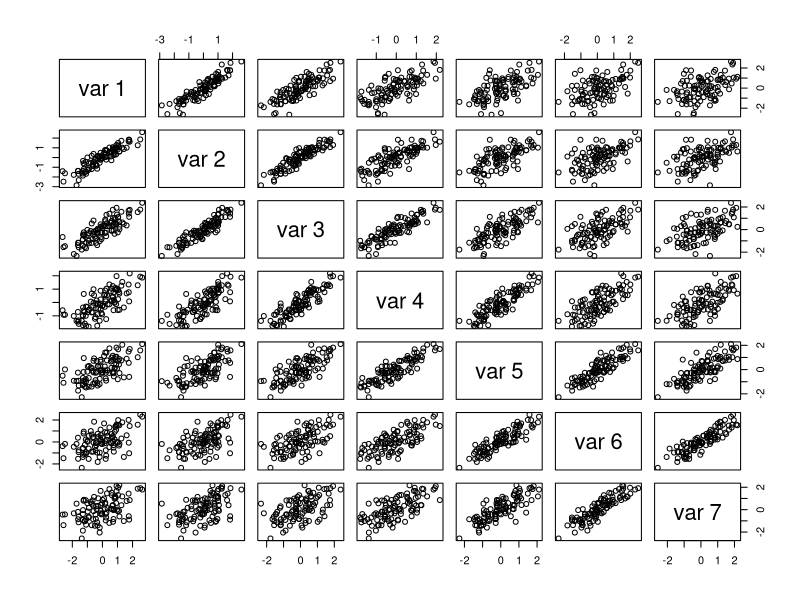
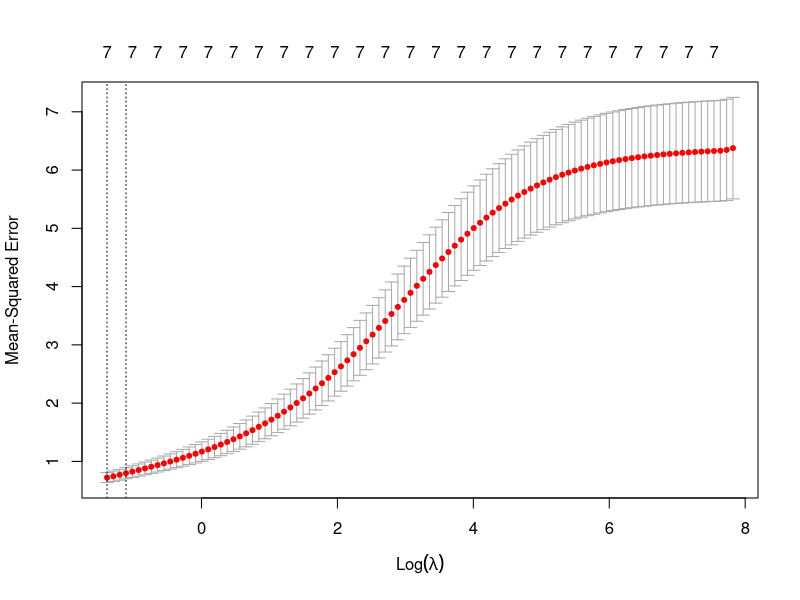
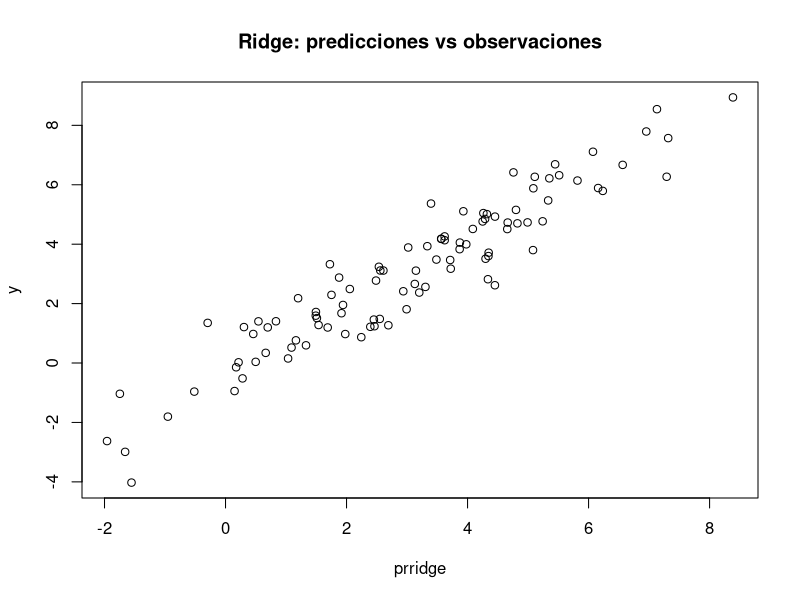
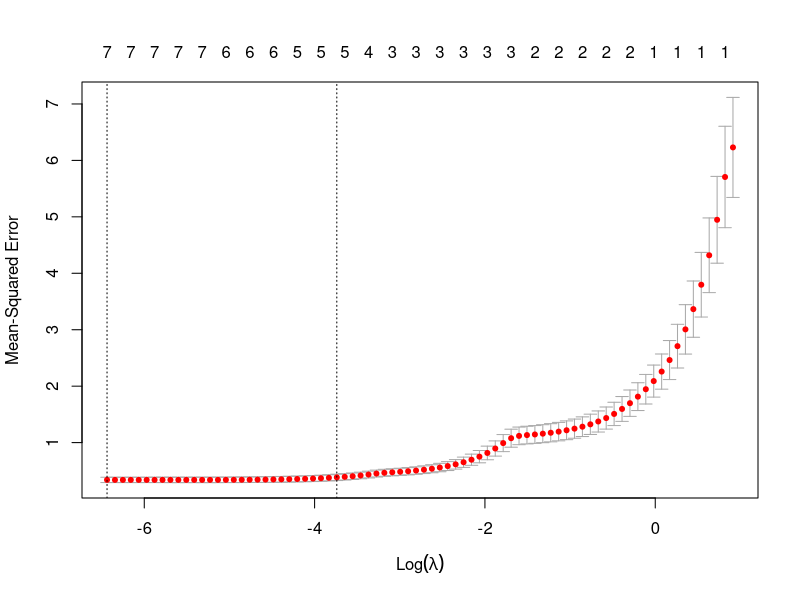
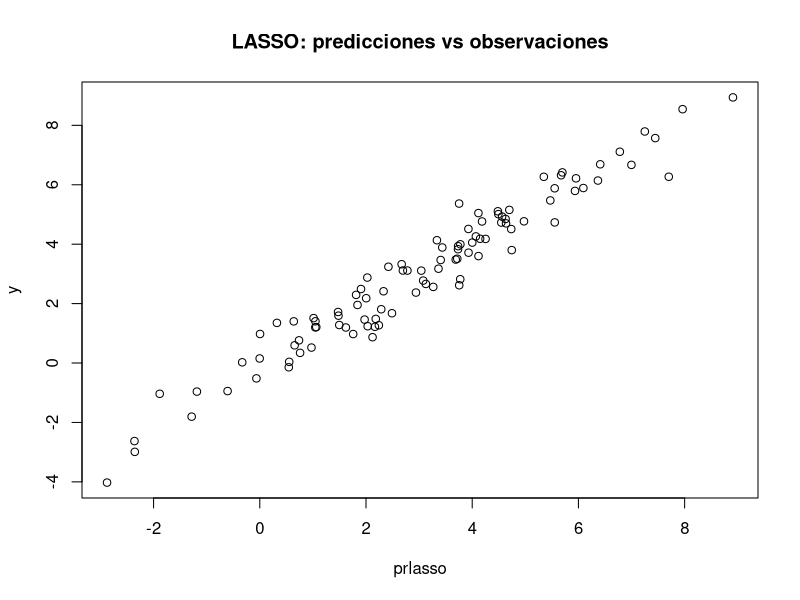
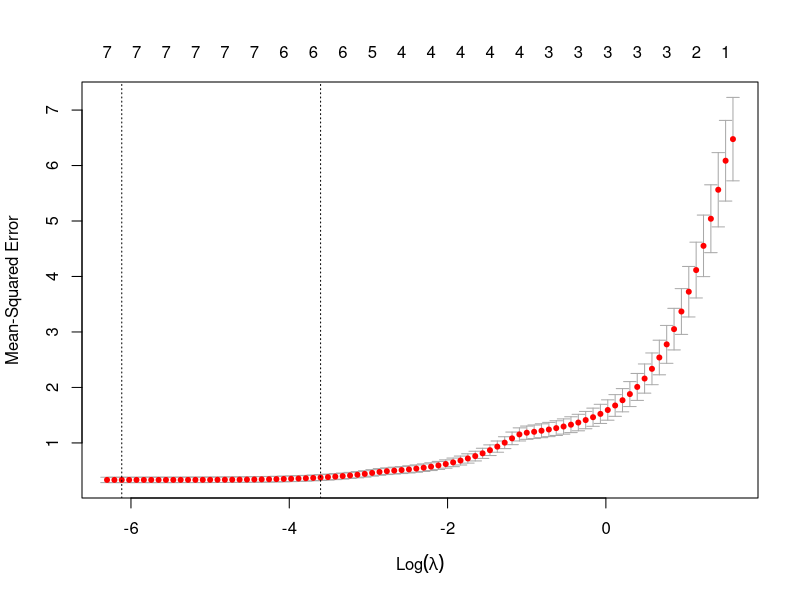
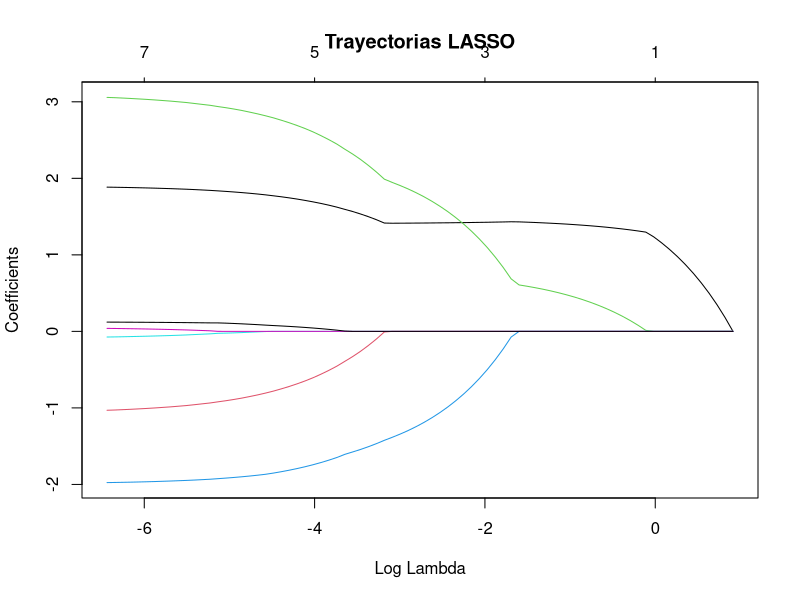

Write the R code that produced these figures, in order.
###
### Simulación de datos multivariados y modelos lineales con regularización
###

# Cargar librería necesaria para generar datos multivariados normales
library(MASS)

# Ayuda sobre mvrnorm: genera muestras de una distribución normal multivariada
?mvrnorm

# Media de cada variable: vector de ceros de longitud 7
mu <- rep(0, 7)

# Ayuda sobre toeplitz: crea una matriz de correlación con estructura de autocorrelación
?toeplitz

# Matriz de covarianzas: correlaciones decrecientes 0.9^|i-j|
Sigma <- toeplitz(0.9 ^ c(0:6))

# Fijar semilla para reproducibilidad
set.seed(20250423)

# Generar una matriz X (100 observaciones x 7 variables correlacionadas)
X <- mvrnorm(n = 100, mu, Sigma)

# Visualización de las relaciones bivariadas entre las variables
pairs(X)

# Añadir columna de 1s para el intercepto
Xe <- cbind(rep(1, 100), X)

# Coeficientes verdaderos: solo las primeras 5 variables son relevantes
beta <- c(3, 2, -1, 3, -2, 0, 0, 0)  # beta_0 (intercepto), X1..X7

# Generar respuesta con error normal (sd = 0.5)
y <- Xe %*% beta + rnorm(100, sd = 0.5)

# Ajustar un modelo lineal múltiple con todas las variables
rlm <- lm(y ~ X)
summary(rlm)

# Calcular el error estándar residual (RSE) manualmente
sqrt(sum(residuals(rlm)^2) / 92)  # grados de libertad = n - p = 100 - 8

# Separar variables relevantes (X1 a X4) y no relevantes (X5 a X7)
lvar1 <- c(1:4)
X1 <- Xe[, lvar1]
X2 <- Xe[, -lvar1]  # incluye intercepto y X5..X7

# Proyección sobre el espacio generado por X1
P1 <- solve(t(X1) %*% X1) %*% t(X1)

# Estimación parcial de los coeficientes de X1
beta1s <- P1 %*% y

# Matriz de proyección H1 = X1 * (X1'X1)^(-1) * X1'
H1 <- X1 %*% P1
I <- diag(100)  # matriz identidad

# Estimación de beta2 (coeficientes de X2 ajustando por X1)
beta2 <- solve(t(X2) %*% (I - H1) %*% X2) %*% t(X2) %*% (I - H1) %*% y

# Estimación de beta1 ajustando por X2
beta1 <- P1 %*% (y - X2 %*% beta2)

######################

# Reformular como data.frame para usar fórmula
df <- data.frame(y = y, X = X)

# Modelo lineal con todas las variables (X1..X7)
rlm <- lm(y ~ ., data = df)
summary(rlm)

# Eliminar una variable (X.6) y volver a ajustar el modelo
rlm2 <- update(rlm, . ~ . - X.6)
summary(rlm2)

# Aplicar selección de variables paso a paso (AIC con k = 2)
?step
rstep <- step(rlm, k = 2)

# Alternativa: selección por BIC (k = log(n))
rstep <- step(rlm, k = log(100))
summary(rstep)

# Influencia de observaciones (valores altos de leverage)
infl <- influence(rstep)
which(infl$hat > 3 * length(coef(rstep)) / 100)  # observaciones influyentes

# Valores estandarizados de los residuos
rs <- rstandard(rstep)
quantile(rs, c(.01, .025, .05, 0.95, .975, .99))  # comparación con normal
qnorm(c(.01, .025, .05, 0.95, .975, .99))

# Residuos studentizados
rst <- rstudent(rstep)
quantile(rst, c(.01, .025, .05, 0.95, .975, .99))
which(abs(rst) > 2.5)  # observaciones atípicas

################

# Instalar y cargar la librería glmnet (regresiones penalizadas)
install.packages("glmnet", dependencies = TRUE)
library(glmnet)
?glmnet

# Ver desviaciones estándar de las columnas de X
apply(X, 2, sd)

# RIDGE REGRESSION (alpha = 0)
rridge <- cv.glmnet(X, y, alpha = 0, standardize = FALSE)  # ridge sin estandarizar
names(rridge)
plot(rridge)

# Coeficientes para lambda óptimo y 1se
coef(rridge, s = rridge$lambda.min)
coef(rridge, s = rridge$lambda.1se)

# Predicciones con lambda.1se
prridge <- predict(rridge, newx = X, s = rridge$lambda.1se)
plot(prridge, y, main = "Ridge: predicciones vs observaciones")

# LASSO REGRESSION (alpha = 1)
rlasso <- cv.glmnet(X, y, alpha = 1, standardize = FALSE)
plot(rlasso)
coef(rlasso, s = rlasso$lambda.min)
coef(rlasso, s = rlasso$lambda.1se)

# Predicciones LASSO
prlasso <- predict(rlasso, newx = X, s = rlasso$lambda.1se)
plot(prlasso, y, main = "LASSO: predicciones vs observaciones")

# ELASTIC NET (alpha = 0.5)
rEN <- cv.glmnet(X, y, alpha = 0.5, standardize = FALSE)
plot(rEN)

# Visualización de trayectorias para LASSO
plot(rlasso$glmnet.fit, xvar = "lambda", main = "Trayectorias LASSO")
